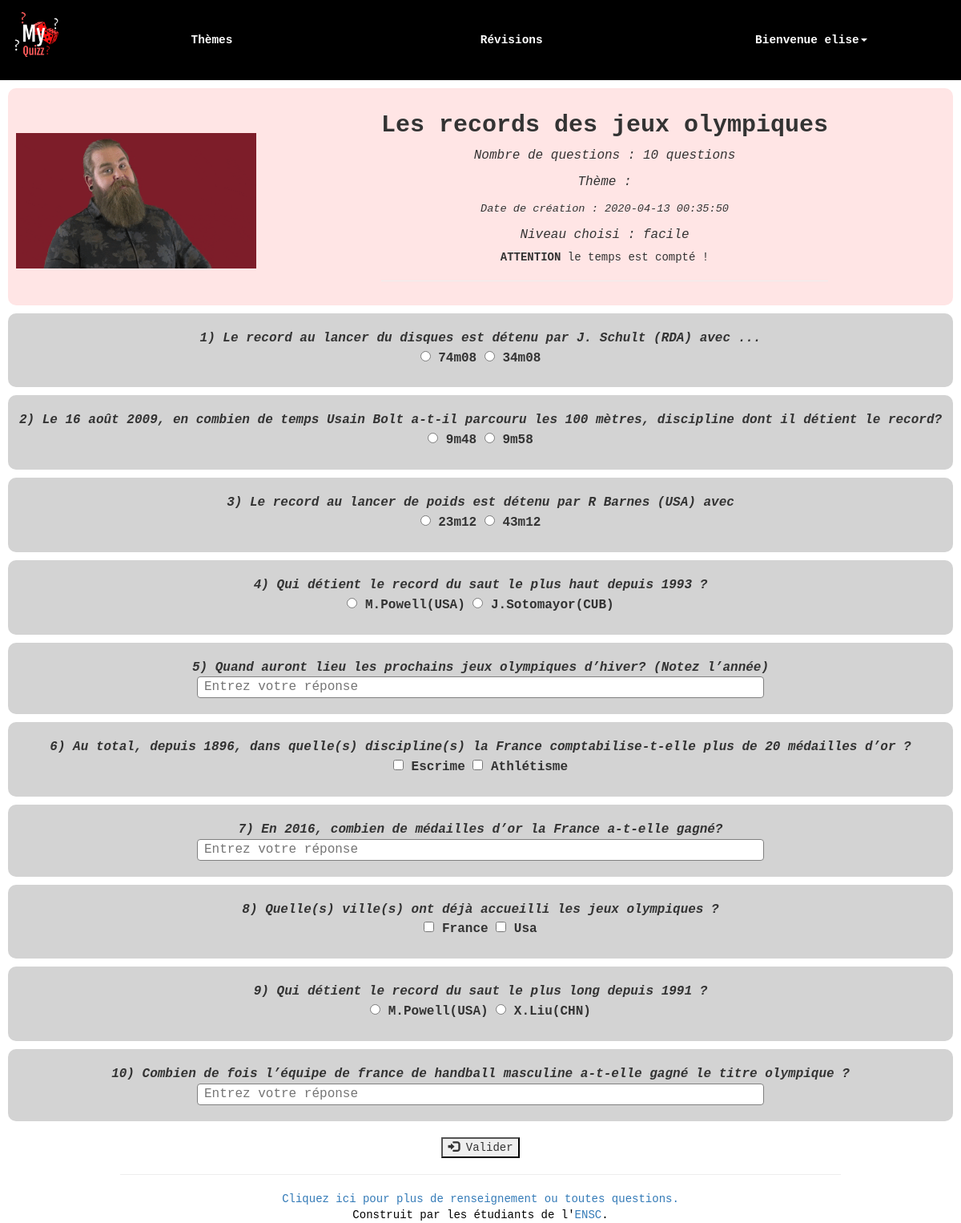
The page /quiz.php?id=14&niv=facile (signed in) on the database its author committed.
### tables this page shows
CREATE TABLE `quiz` (
  `quiz_id` int(11) NOT NULL,
  `quiz_nom` varchar(255) NOT NULL,
  `nbquestions` int(11) NOT NULL DEFAULT 10,
  `datecreation` datetime NOT NULL DEFAULT current_timestamp(),
  `theme_id` int(11) NOT NULL,
  `createur` varchar(255) NOT NULL
);

CREATE TABLE `question` (
  `ques_id` int(11) NOT NULL,
  `ques_cont` text NOT NULL,
  `ques_type` enum('texte','radio','checkbox') NOT NULL,
  `ques_media` text DEFAULT NULL,
  `quiz_id` int(11) NOT NULL
);

CREATE TABLE `reponse` (
  `rep_id` int(11) NOT NULL,
  `rep_cont` varchar(255) NOT NULL,
  `rep_niveau` enum('facile','moyen','difficile') DEFAULT NULL,
  `rep_estVrai` enum('vrai','faux') NOT NULL DEFAULT 'faux',
  `ques_id` int(11) NOT NULL
);

### includes/function.php (called while the page is built, shortened)
<?php
    function getDb() {
        try{
    		return new PDO("mysql:host=localhost;dbname=id13265287_bdd;charset=utf8", 'id13265287_myquizz', 'vYx<?8Jb2Z\P-2c_', array(PDO::ATTR_ERRMODE => PDO::ERRMODE_EXCEPTION));
        }
        catch(PDOException $e){
            echo "Erreur : " . $e->getMessage();
        }
    }
?>

### quiz.php (the view, shortened to what this page needs)
<?php
	require_once "includes/function.php";
	$quizId = $_GET['id'];
	$niveau = $_GET['niv'];
	$themeId=$_SESSION['theme'];
	$recup_quiz = getDb()->prepare('select * from quiz where quiz_id=?');
	$recup_quiz->execute(array($quizId));
	$quizs = $recup_quiz->fetch();
	$recup_ques = getDb()->prepare('select * from question where quiz_id=?');
	$recup_ques->execute(array($quizId));
	$questions = $recup_ques->fetchAll();
	shuffle($questions);
	if ($niveau=="facile")
	{
    	$recup_rep = getDb()->prepare('select * from reponse where rep_niveau=?');
    	$recup_rep->execute(array($niveau));
    	$reponses = $recup_rep->fetchAll();
	}
	$recup_theme = getDb()->prepare('select * from theme where theme_id =?');
	$recup_theme->execute(array($themeId));
	$themes = $recup_theme->fetch();
	shuffle($reponses);
?>
<!doctype html>
<html>
	<?php
		require_once "includes/head.php";
	?>
	<body>
		<?php require_once "includes/header.php"; ?>
		<div class="containeurGlobal">
			<div class="infoBase"><img src="images\chrono.gif" style="float:right;" width="300"></img>
    			<div id="infoBaseInt">
    				<h2><strong><?= $quizs['quiz_nom'] ?></strong></h2>
    				<p><em>Nombre de questions : <?= $quizs['nbquestions'] ?> questions</em></p>
    				<p><em>Thème : <?= $themes['theme_nom'] ?></em></p>
    				<p><em><small>Date de création : <?= $quizs['datecreation'] ?></small></em></p>
    				<p><em>Niveau choisi : <?=$niveau?></em></p>
    				<h5><strong>ATTENTION</strong> le temps est compté !</h5>
    				<hr/>
    			</div>
			</div>
				<form action="resultat.php" Method="POST">
					<?php $i=1;
						$debut=time();
					?>
					<?php foreach ($questions as $question)
					{ ?>
						<div class="element">
						<div id="elementInt">
						<em><strong><?=$i?>) <?= $question['ques_cont'] ?></strong></em><br/><?php
						if ($question['ques_type']=="texte"){?>
							<input type="text" name='<?= $question["ques_id"]?>' class="texteForme" style="width:60%" placeholder="Entrez votre réponse" required autofocus/><br/>
						<?php }
						if ($question['ques_type']=="radio")
						{
							foreach ($reponses as $reponse)
							{
									if ($reponse['ques_id']==$question['ques_id']){ ?>
										<label><input type="radio" name='<?= $question["ques_id"]?>' value=" <?= $reponse['rep_cont'] ?>" require autofocus/> <?= $reponse['rep_cont'] ?></label><?php
						} } }
						if ($question['ques_type']=="checkbox")
						{?>
							<?php
							foreach ($reponses as $reponse)
							{
								if ($reponse['ques_id']==$question['ques_id']){ ?>
									<label><input type="checkbox" name="reponse<?=$question["ques_id"]?>[]" value=" <?= $reponse['rep_cont'] ?>" required autofocus/> <?= $reponse['rep_cont'] ?></label><?php
						} } }
						$i++;
						?>
					</div></div>
				<?php 		  } ?>
				<br/>
				<button type="submit" name="validation" value="<?=$debut?>" style="align-item:center" class="boutonC"><span class="glyphicon glyphicon-log-in"></span> Valider</button><br/>
			</form>
			</div>
			<?php require_once "includes/footer.php"; ?>
	</body>
</html>

### css/style.css (style rules this page uses)
body { width:100%; font-family : Courier New; }
.containeurGlobal { display: block; margin-left: 10px; margin-right:10px; text-align:center; align-items:center; font-family:Courier New,'Gill Sans', 'Gill Sans MT', Calibri, 'Trebuchet MS', sans-serif; }
.infoBase { font-family:Courier New,'Gill Sans', 'Gill Sans MT', Calibri, 'Trebuchet MS', sans-serif; margin-left:auto; margin-right:auto; margin-top:10px; border-radius: 10px; display: flex; background-color: RGBA(255, 0, 0, .1); font-size:medium; align-items:center; padding-left:10px; padding-top:10px; }
#infoBaseInt { display: block; margin-left: auto; margin-right:auto; text-align:center; align-items:center; padding-bottom:10px; }
.element { font-family:Courier New,'Gill Sans', 'Gill Sans MT', Calibri, 'Trebuchet MS', sans-serif; margin-left:auto; margin-right:auto; margin-top:10px; font-size:medium; background-color: lightgray; border-radius: 10px; display: block; padding-top:20px; padding-bottom:20px; }
#elementInt { display: block; text-align:center; }
.texteForme { font-family:Courier New,'Gill Sans', 'Gill Sans MT', Calibri, 'Trebuchet MS', sans-serif; -moz-border-radius:4px; border:1px solid gray; border-radius:4px; padding-left:8px; }
.element { margin-left:auto; margin-right:auto; display: block; }

### rows shown on the page
quiz: quiz_nom "Les records des jeux olympiques", nbquestions "10", datecreation "2020-04-13 00:35:50"
question: ques_cont "Le record au lancer du disques est détenu par J. Schult (RDA) avec ..."
reponse: rep_cont "74m08"
reponse: rep_cont "34m08"
question: ques_cont "Le 16 août 2009, en combien de temps Usain Bolt a-t-il parcouru les 100 mètres, discipline dont il détient le record?"
reponse: rep_cont "9m48"
reponse: rep_cont "9m58"
question: ques_cont "Le record au lancer de poids est détenu par R Barnes (USA) avec"
reponse: rep_cont "23m12"
reponse: rep_cont "43m12"
question: ques_cont "Qui détient le record du saut le plus haut depuis 1993 ?"
reponse: rep_cont "M.Powell(USA)"
reponse: rep_cont "J.Sotomayor(CUB)"
question: ques_cont "Quand auront lieu les prochains jeux olympiques d’hiver? (Notez l’année)"
question: ques_cont "Au total, depuis 1896, dans quelle(s) discipline(s) la France comptabilise-t-elle plus de 20 médailles d’or ?"
reponse: rep_cont "Escrime"
reponse: rep_cont "Athlétisme"
question: ques_cont "En 2016, combien de médailles d’or la France a-t-elle gagné?"
question: ques_cont "Quelle(s) ville(s) ont déjà accueilli les jeux olympiques ?"
reponse: rep_cont "France"
reponse: rep_cont "Usa"
question: ques_cont "Qui détient le record du saut le plus long depuis 1991 ?"
reponse: rep_cont "M.Powell(USA)"
reponse: rep_cont "X.Liu(CHN)"
question: ques_cont "Combien de fois l’équipe de france de handball masculine a-t-elle gagné le titre olympique ?"

### other values the page prints
$_SESSION['login'] "elise"
$niveau "facile"
